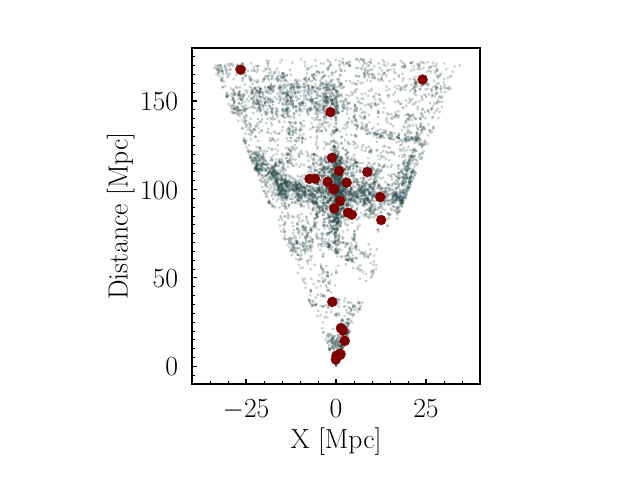

Here is the Python script that generated this plot:
#!/usr/bin/env python

import numpy as np
import matplotlib.pyplot as plt
from scipy import integrate
from math import sqrt

from astroML.plotting import setup_text_plots
setup_text_plots(fontsize=20, usetex=True)

# To plot the space distribution we need to convert redshift to
# distance.  The values and function below are needed for this
# conversion.
omega_m = 0.3
omega_lam = 0.7
H0 = 70.    # Hubble parameter at z=0, km/s/Mpc
c_kms = 299792.458 # speed of light, km/s
dH = c_kms / H0          # Hubble distance, Mpc

def inv_efunc(z):
    """ Used to calculate the comoving distance to object at redshift
    z. Eqn 14 from Hogg, astro-ph/9905116."""
    return 1. / sqrt(omega_m * (1. + z)**3 + omega_lam)

# Now read the LRG positions, magnitudes and redshifts and r-i colours.
#r = np.genfromtxt('coma_sdss.dat', dtype=None, skip_header=26,
#                  names='RA,Dec,z',
#                  usecols=(3, 4, 7))
r = np.genfromtxt('coma_vicinity.dat', dtype=None, skip_header=2,
                  names='RA,Dec,z,r,g,x0,y0',
                  usecols=(0, 1, 2, 3, 4, 5, 5))

q = np.genfromtxt('redshifts2.dat', dtype=None, skip_header=0,
                  names='RA,Dec,z,x0,y0',
                  usecols=(0, 1, 2, 2, 2))

# Calculate the comoving distance corresponding to each object's redshift
dist = np.array([dH * integrate.quad(inv_efunc, 0, z)[0] for z in r['z']])
distq = np.array([dH * integrate.quad(inv_efunc, 0, z)[0] for z in q['z']])


# Plot the distribution of galaxies, converting redshifts to positions
# assuming Hubble flow.
theta = (r['RA']-194.952917) * np.pi / 180  # radians
r['y0'] = dist * np.cos(theta)
r['x0'] = -dist * np.sin(theta)

thetaq = (q['RA']-194.952917) * np.pi / 180  # radians
q['y0'] = distq * np.cos(thetaq)
q['x0'] = -distq * np.sin(thetaq)

condition = (r['z'] > 0.0) & (r['z']<0.041) & (abs(theta) < 0.20)
r = r[condition]

conditionq = (q['z'] > 0.0) & (q['z']<0.041) & (abs(thetaq) < 0.20)
q = q[conditionq]

x = r['x0']
y = r['y0']

u = q['x0']
v = q['y0']

# Make the area of each circle representing a galaxy position
# proportional to its apparent r-band luminosity.
#sizes = 30 * 10**-((r['rmag'] - np.median(r['rmag']))/ 2.5)
sizes = 10
fig = plt.figure()
ax = fig.add_subplot(111)
fig.subplots_adjust(bottom=0.2, top=0.9, left=0.35, right=0.7, wspace=None, hspace = None)

# Plot the galaxies, colouring points by z.

col = plt.scatter(x, y, marker='.', s=sizes, c = 'darkslategrey', linewidths=0.3,alpha=0.2)

sizesq = 200

col = plt.scatter(u, v, marker='.', s=sizesq, c = 'maroon', linewidths=0.3,alpha=1)

plt.xlabel('X [Mpc]')
plt.ylabel('Distance [Mpc]')

plt.axis([-40,40,-10,180])
plt.tick_params(which='both', direction='in', pad=10, labelsize=20)
ax.xaxis.set_ticks(np.arange(-40,40,5),minor=True)
ax.yaxis.set_ticks(np.arange(-10,180,5),minor=True)

plt.savefig('zplot_final2.pdf')
plt.show()
